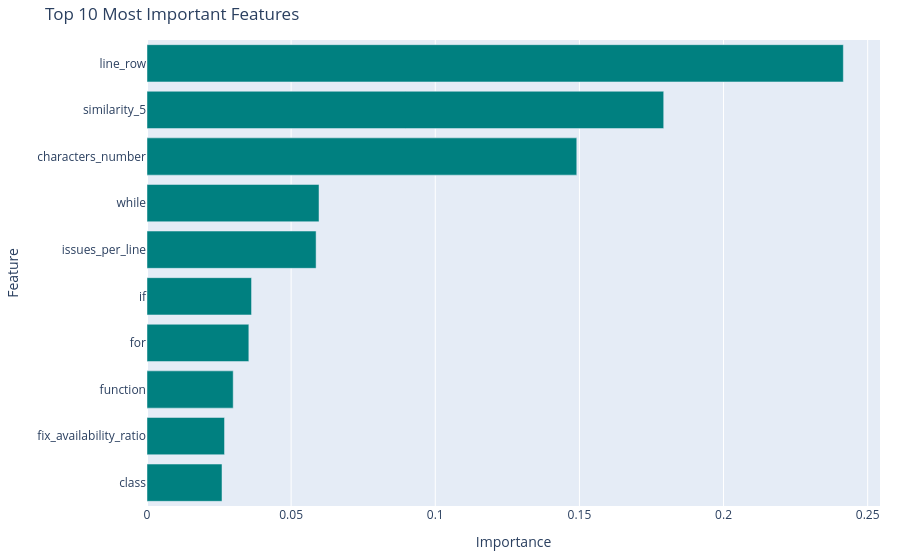

The notebook cell saved with this chart:
### Code cell
best_rf = search.best_estimator_

importances = best_rf.feature_importances_
feature_names = X.columns

feature_importance_df = pd.DataFrame({
    'feature': feature_names,
    'importance': importances
}).sort_values(by='importance', ascending=False)

print(feature_importance_df.head(10))
print()

top_n = 10
top_features = feature_importance_df.head(top_n).sort_values(by='importance')

fig = go.Figure(go.Bar(
    x=top_features['importance'],
    y=top_features['feature'],
    orientation='h',
    marker=dict(color='teal')
))

fig.update_layout(
    title=f"Top {top_n} Most Important Features",
    xaxis_title="Importance",
    yaxis_title="Feature",
    height=400,
    margin=dict(l=100, r=20, t=40, b=40)
)

fig.show()

### Figure 1 — Plotly figure (JSON) as saved in the notebook; plotly's stock layout.template omitted (floating-point values rounded to 4 significant figures)
{"data": [{"marker": {"color": "teal"}, "orientation": "h", "type": "bar", "x": [0.02602, 0.02689, 0.0299, 0.03533, 0.03627, 0.05866, 0.05967, 0.1491, 0.1792, 0.2416], "y": ["class", "fix_availability_ratio", "function", "for", "if", "issues_per_line", "while", "characters_number", "similarity_5", "line_row"]}], "layout": {"autosize": true, "margin": {"b": 40, "l": 100, "r": 20, "t": 40}, "title": {"text": "Top 10 Most Important Features"}, "xaxis": {"autorange": true, "range": [0, 0.2543], "title": {"text": "Importance"}, "type": "linear"}, "yaxis": {"autorange": true, "range": [-0.5, 9.5], "title": {"text": "Feature"}, "type": "category"}}}
